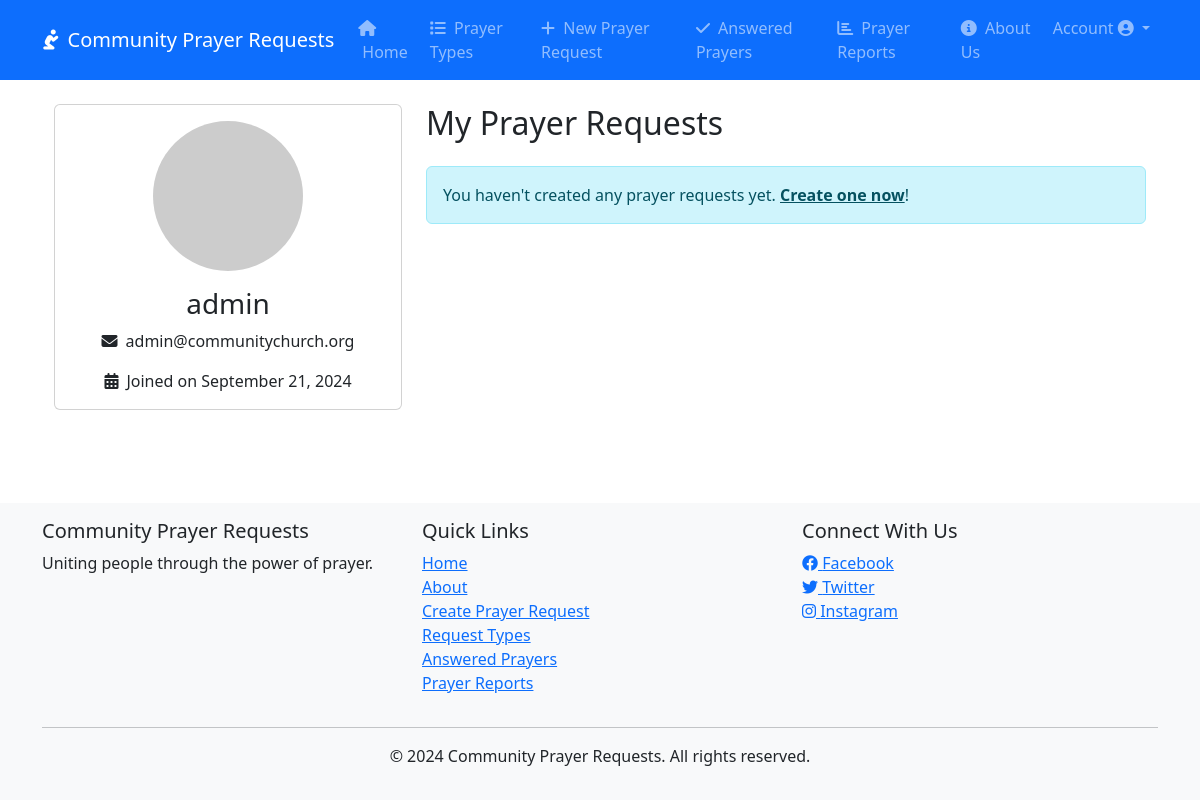
The app's page /profile/ (signed in), older data.
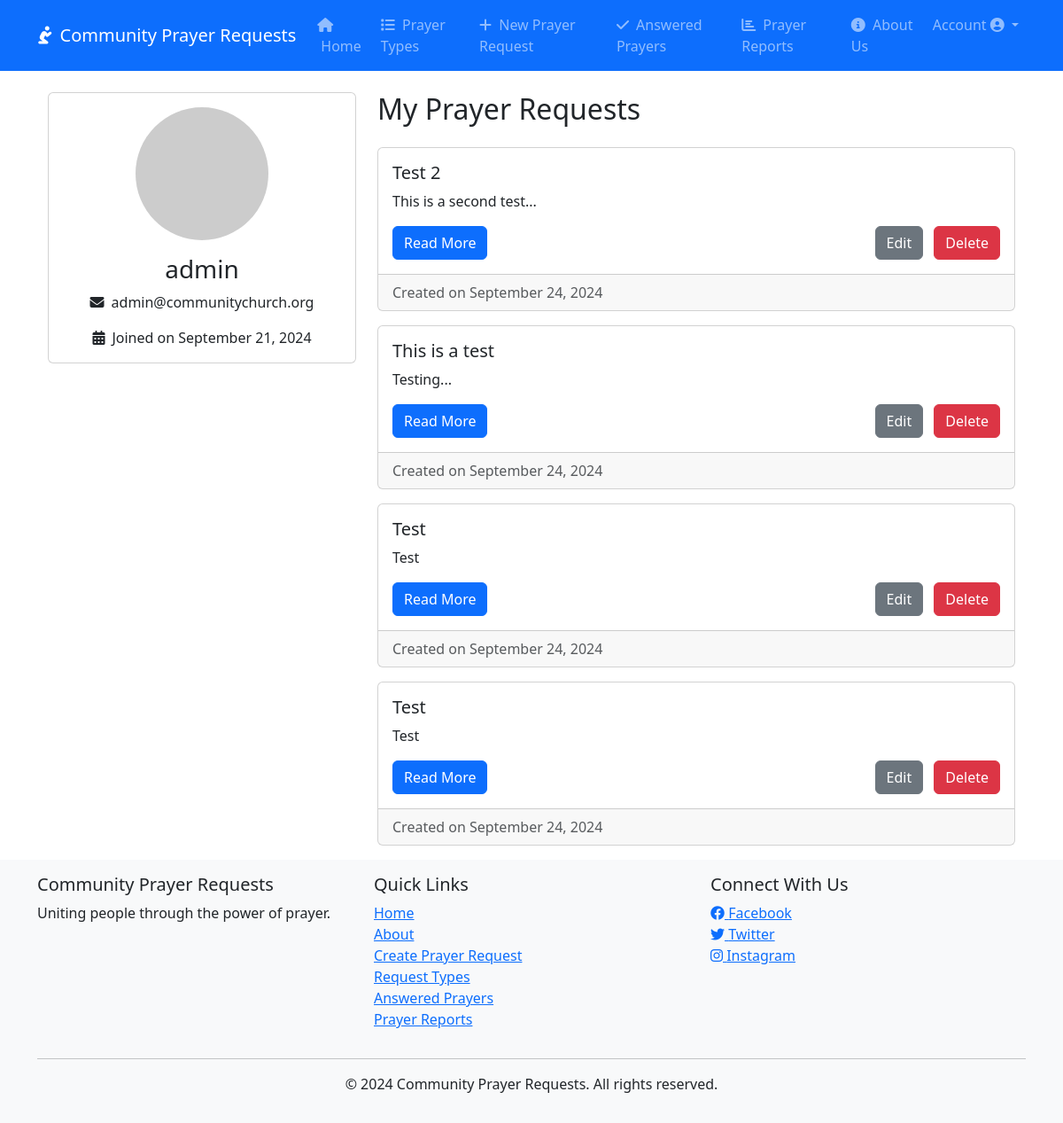
The same page, newer data.
### prayer_requests/models.py (models this page shows, shortened)
class PrayerRequest(models.Model):
    PRAYER_TYPES = [
        ('UNSPOKEN', 'Unspoken Prayer Request'),
        ('VERBAL', 'Verbal Prayer Request'),
        ('HEALTH', 'Health-related Prayer Request'),
        ('FAMILY', 'Family-related Prayer Request'),
        ('GUIDANCE', 'Guidance Prayer Request'),
        ('PRAISE', 'Praise Report/Thanksgiving'),
        ('COMMUNITY', 'Community Prayer Request'),
        ('SPIRITUAL', 'Spiritual Growth'),
    ]
    title = models.CharField(max_length=200)
    description = models.TextField()
    created_by = models.ForeignKey(User, on_delete=models.CASCADE)
    created_at = models.DateTimeField(auto_now_add=True)
    updated_at = models.DateTimeField(auto_now=True)
    prayer_type = models.CharField(max_length=20, choices=PRAYER_TYPES, default='VERBAL')
    is_answered = models.BooleanField(default=False)
    answered_at = models.DateTimeField(null=True, blank=True)
    class Meta:
        ordering = ['-created_at']

### prayer_requests/views.py (the view)
# urls.py: path('profile/', views.profile, name='profile'),
@login_required
def profile(request):
    prayer_requests = PrayerRequest.objects.filter(created_by=request.user).order_by('-created_at')
    return render(request, 'prayer_requests/profile.html', {'prayer_requests': prayer_requests})

### prayer_requests/templates/prayer_requests/profile.html (shortened to what this page needs)
{% extends 'prayer_requests/base.html' %}
{% block content %}
<div class="container">
    <div class="row">
        <div class="col-md-4">
            <div class="card mb-4">
                <div class="card-body text-center">
                    <img src="https://via.placeholder.com/150" class="rounded-circle mb-3" alt="{{ user.username }}">
                    <h3 class="card-title">{{ user.username }}</h3>
                    <p class="card-text"><i class="fas fa-envelope me-2"></i>{{ user.email }}</p>
                    <p class="card-text"><i class="fas fa-calendar-alt me-2"></i>Joined on {{ user.date_joined|date:"F d, Y" }}</p>
                </div>
            </div>
        </div>
        <div class="col-md-8">
            <h2 class="mb-4">My Prayer Requests</h2>
            {% for request in prayer_requests %}
                <div class="card mb-3">
                    <div class="card-body">
                        <h5 class="card-title">{{ request.title }}</h5>
                        <p class="card-text">{{ request.description|truncatewords:20 }}</p>
                        <div class="d-flex justify-content-between">
                            <a href="{% url 'prayer_request_detail' request.pk %}" class="btn btn-primary">Read More</a>
                            {% if user == request.created_by or user.is_superuser %}
                                <div>
                                    <a href="{% url 'edit_prayer_request' request.pk %}" class="btn btn-secondary ms-auto">Edit</a>
                                    <button type="button" class="btn btn-danger ms-2" data-bs-toggle="modal" data-bs-target="#deleteModal{{ request.pk }}">
                                        Delete
                                    </button>
                                </div>
                            {% endif %}
                        </div>
                    </div>
                    <div class="card-footer text-muted">
                        Created on {{ request.created_at|date:"F d, Y" }}
                    </div>
                </div>
            {% empty %}
                <div class="alert alert-info" role="alert">
                    You haven't created any prayer requests yet. <a href="{% url 'create_prayer_request' %}" class="alert-link">Create one now</a>!
                </div>
            {% endfor %}
        </div>
    </div>
</div>
{% endblock %}

Row changes from the older to the newer data that the page shows:
added PrayerRequest: title "Test 2", description "This is a second test...", created_at "September 24, 2024"
added PrayerRequest: title "This is a test", description "Testing...", created_at "September 24, 2024"
added PrayerRequest: title "Test", description "Test", created_at "September 24, 2024"
added PrayerRequest: title "Test", description "Test", created_at "September 24, 2024"
Text that changed along with them:
text no longer shown: "You haven't created any prayer requests yet. Create one now !"
